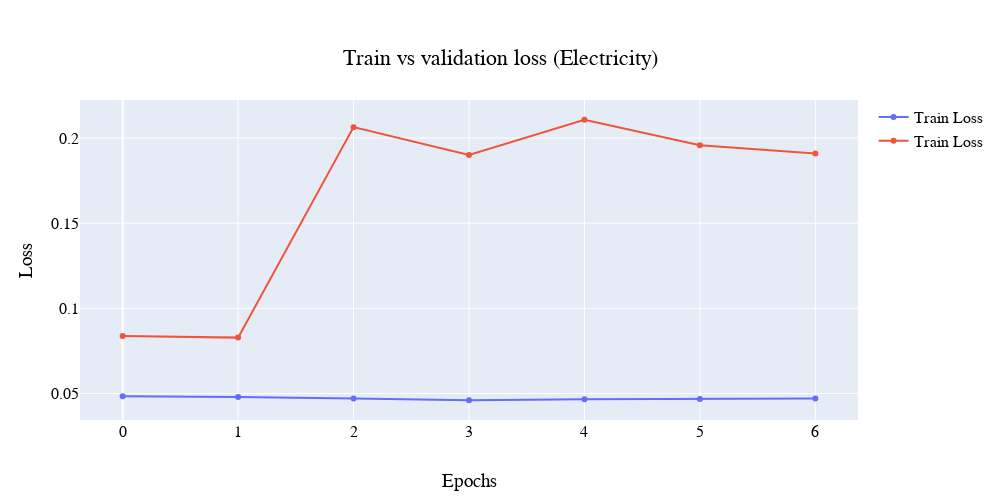

Notebook cell for this chart:
### Code cell
vis.plot_train_vs_val_loss(history=elec_dropout_history, a='Electricity')

### Figure 1 — Plotly figure (JSON) as saved in the notebook; plotly's stock layout.template omitted (floating-point values rounded to 4 significant figures)
{"data": [{"name": "Train Loss", "type": "scatter", "y": [0.04841, 0.04799, 0.04711, 0.04606, 0.04662, 0.04673, 0.04711]}, {"name": "Train Loss", "type": "scatter", "y": [0.08372, 0.08283, 0.2064, 0.19, 0.2107, 0.1958, 0.191]}], "layout": {"font": {"color": "black", "family": "Courier New, monospace", "size": 16}, "height": 500, "title": {"text": "Train vs validation loss (Electricity)", "x": 0.5, "xanchor": "center", "y": 0.9, "yanchor": "top"}, "width": 1000, "xaxis": {"autorange": true, "range": [-0.3707, 6.371], "title": {"text": "Epochs"}}, "yaxis": {"autorange": true, "range": [0.03446, 0.2223], "title": {"text": "Loss"}, "type": "linear"}}}
